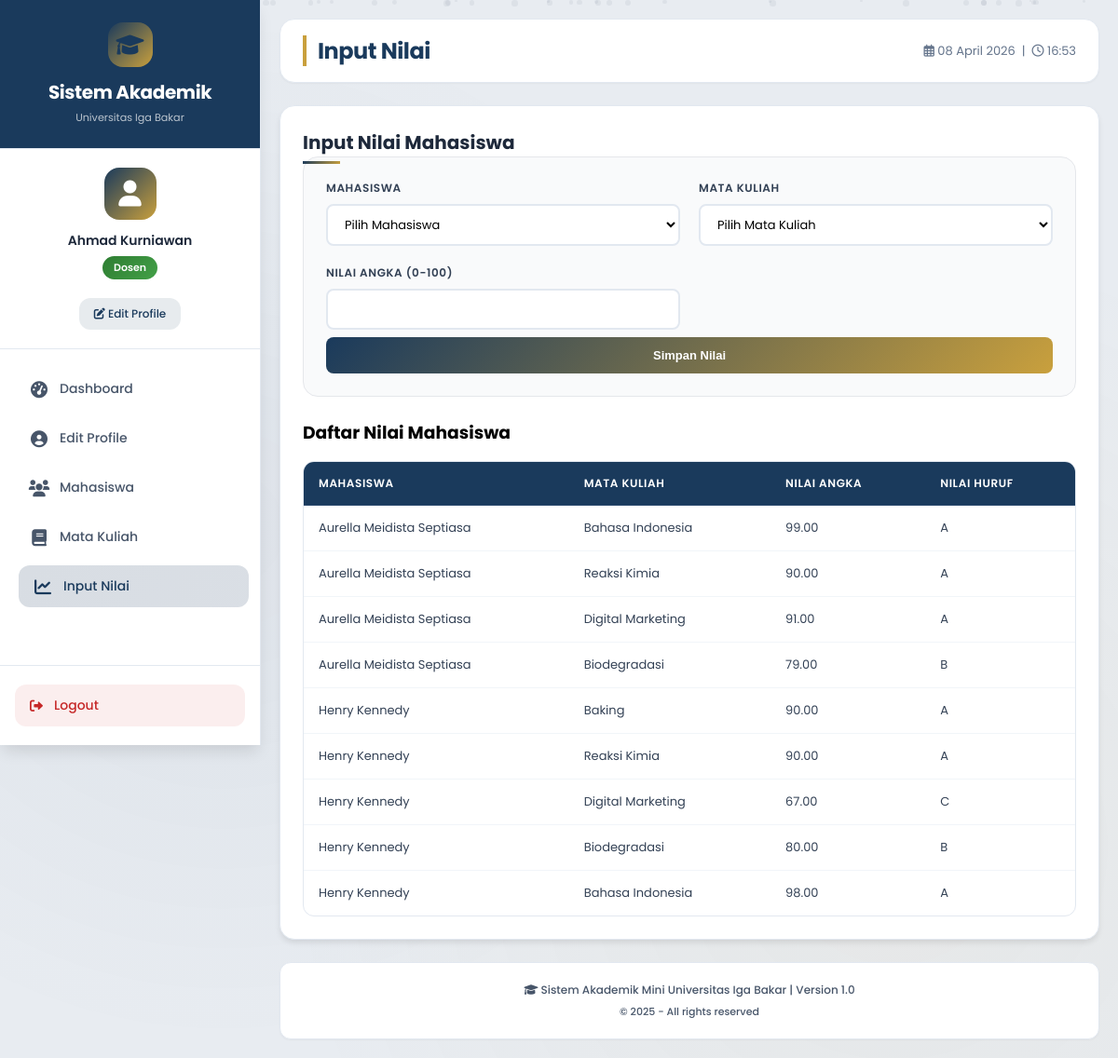
The app's page /index.php?page=nilai (signed in) with its own data.
### tables this page shows
CREATE TABLE `nilai` (
  `id` int NOT NULL,
  `mhs_id` int NOT NULL,
  `matkul_id` int NOT NULL,
  `nilai_angka` decimal(5,2) NOT NULL,
  `nilai_huruf` char(2) DEFAULT NULL
);

CREATE TABLE `mhs` (
  `id` int NOT NULL,
  `nim` varchar(20) NOT NULL,
  `nama` varchar(100) NOT NULL,
  `jurusan` varchar(50) NOT NULL,
  `angkatan` year NOT NULL
);

CREATE TABLE `matkul` (
  `id` int NOT NULL,
  `kode` varchar(10) NOT NULL,
  `nama` varchar(100) NOT NULL,
  `sks` int NOT NULL,
  `semester` int NOT NULL
);

### auth.php (called while the page is built, shortened)
<?php
function isAdmin() {
    return isset($_SESSION['role']) && $_SESSION['role'] == 'admin';
}
function isDosen() {
    return isset($_SESSION['role']) && $_SESSION['role'] == 'dosen';
}
?>

### index.php (the view, shortened to what this page needs)
<?php
require_once 'auth.php';
$database = new db();
$conn = $database->getconn();
$page = isset($_GET['page']) ? $_GET['page'] : 'home';
$edit_mhs = null;
?>
<!DOCTYPE html>
<html lang="id">
<head>
    <link rel="stylesheet" href="style.css">
    <link href="https://cdnjs.cloudflare.com/ajax/libs/font-awesome/6.0.0/css/all.min.css" rel="stylesheet">
</head>
<body>
<div class="particles" id="particles"></div>
<div class="dashboard-wrapper">
    <aside class="sidebar" id="sidebar">
        <div class="sidebar-header">
            <div class="logo">
                <div class="logo-icon" style="background: linear-gradient(135deg, #1a3a5c, #c9a03d);">
                    <i class="fas fa-graduation-cap"></i>
                </div>
                <h1>Sistem Akademik</h1>
                <p>Universitas Iga Bakar</p>
            </div>
        </div>
        <div class="user-profile">
            <div style="display: flex; justify-content: center;">
                <div class="profile-avatar-icon">
                    <i class="fas fa-user"></i>
                </div>
            </div>
            <div class="profile-name">
                <?= htmlspecialchars($_SESSION['nama'] ?? 'Pengguna') ?>
            </div>
            <div class="profile-role">
                <?php
                $role = $_SESSION['role'] ?? 'staff';
                echo '<span class="role-badge ' . $role . '">' . ucfirst($role) . '</span>';
                ?>
            </div>
            <a href="index.php?page=profile" style="display: inline-block; margin-top: 12px; padding: 8px 16px; background: rgba(26, 58, 92, 0.1); color: #1a3a5c; border-radius: 12px; text-decoration: none; font-size: 12px; font-weight: 500;">
                <i class="fas fa-edit"></i> Edit Profile
            </a>
        </div>
        <div class="nav-menu">
            <div class="nav-item">
                <a href="index.php" class="nav-link <?= $page == 'home' ? 'active' : '' ?>">
                    <span class="nav-icon"><i class="fas fa-tachometer-alt"></i></span>
                    <span>Dashboard</span>
                </a>
            </div>
            <div class="nav-item">
                <a href="index.php?page=profile" class="nav-link <?= $page == 'profile' ? 'active' : '' ?>">
                    <span class="nav-icon"><i class="fas fa-user-circle"></i></span>
                    <span>Edit Profile</span>
                </a>
            </div>
            <?php if (isAdmin() || isDosen()): ?>
            <div class="nav-item">
                <a href="index.php?page=mhs" class="nav-link <?= $page == 'mhs' ? 'active' : '' ?>">
                    <span class="nav-icon"><i class="fas fa-users"></i></span>
                    <span>Mahasiswa</span>
                </a>
            </div>
            <div class="nav-item">
                <a href="index.php?page=matkul" class="nav-link <?= $page == 'matkul' ? 'active' : '' ?>">
                    <span class="nav-icon"><i class="fas fa-book"></i></span>
                    <span>Mata Kuliah</span>
                </a>
            </div>
            <div class="nav-item">
                <a href="index.php?page=nilai" class="nav-link <?= $page == 'nilai' ? 'active' : '' ?>">
                    <span class="nav-icon"><i class="fas fa-chart-line"></i></span>
                    <span>Input Nilai</span>
                </a>
            </div>
            <?php endif; ?>
        </div>
        <div class="sidebar-footer">
            <a href="logout.php" class="btn-logout-sidebar">
                <i class="fas fa-sign-out-alt"></i>
                <span>Logout</span>
            </a>
        </div>
    </aside>
    <main class="main-content">
        <div class="top-bar">
            <h2 class="page-title">
                <span>
                    <?php
                    if ($page == 'mhs') echo 'Mahasiswa';
                    elseif ($page == 'matkul') echo 'Mata Kuliah';
                    elseif ($page == 'nilai') echo 'Input Nilai';
                    elseif ($page == 'profile') echo 'Edit Profile';
                    elseif ($page == 'berita') echo 'Kelola Berita';
                    elseif ($page == 'tambah_mhs') echo 'Tambah Mahasiswa';
                    elseif ($page == 'edit_mhs') echo 'Edit Mahasiswa';
                    elseif ($page == 'tambah_matkul') echo 'Tambah Mata Kuliah';
                    elseif ($page == 'edit_matkul') echo 'Edit Mata Kuliah';
                    else echo 'Dashboard';
                    ?>
                </span>
            </h2>
            <div class="date-time">
                <i class="far fa-calendar-alt"></i> <?= date('d F Y') ?> &nbsp;|&nbsp;
                <i class="far fa-clock"></i> <?= date('H:i') ?>
            </div>
        </div>
        <div class="content-container">
            <?php if ($page == 'tambah_mhs' && (isAdmin() || isDosen())): ?>
                <div class="form-card">
                    <h3><i class="fas fa-plus" style="color: #c9a03d;"></i> Tambah Mahasiswa Baru</h3>
                    <form method="POST" action="index.php?page=tambah_mhs">
                        <div class="form-grid">
                            <div class="form-group">
                                <label class="form-label">NIM</label>
                                <input type="text" name="nim" class="form-input" required>
                            </div>
                            <div class="form-group">
                                <label class="form-label">Nama Lengkap</label>
                                <input type="text" name="nama" class="form-input" required>
                            </div>
                            <div class="form-group">
                                <label class="form-label">Jurusan</label>
                                <input type="text" name="jurusan" class="form-input" required>
                            </div>
                            <div class="form-group">
                                <label class="form-label">Angkatan</label>
                                <input type="number" name="angkatan" class="form-input" required>
                            </div>
                        </div>
                        <div class="form-buttons">
                            <button type="submit" name="tambah_mhs" class="btn-submit"><i class="fas fa-save"></i> Simpan</button>
                            <a href="index.php?page=mhs" class="btn-cancel"><i class="fas fa-times"></i> Batal</a>
                        </div>
                    </form>
                </div>
            <?php elseif ($page == 'nilai' && (isAdmin() || isDosen())): ?>
                <h3 class="section-title">Input Nilai Mahasiswa</h3>
                <div class="form-card">
                    <form method="POST" action="index.php?page=nilai">
                        <div class="form-grid">
                            <div class="form-group">
                                <label class="form-label">Mahasiswa</label>
                                <select name="mhs_id" class="form-select" required>
                                    <option value="">Pilih Mahasiswa</option>
                                </select>
                            </div>
                            <div class="form-group">
                                <label class="form-label">Mata Kuliah</label>
                                <select name="matkul_id" class="form-select" required>
                                    <option value="">Pilih Mata Kuliah</option>
                                </select>
                            </div>
                            <div class="form-group">
                                <label class="form-label">Nilai Angka (0-100)</label>
                                <input type="number" step="any" name="nilai_angka" min="0" max="100" class="form-input" required>
                            </div>
                        </div>
                        <button type="submit" name="simpannilai" class="btn-submit">Simpan Nilai</button>
                    </form>
                </div>
                <h3>Daftar Nilai Mahasiswa</h3>
                <?php
                $nilaijoin = $conn->query("SELECT m.nama AS mhs, mk.nama AS matkul, n.nilai_angka, n.nilai_huruf FROM nilai n JOIN mhs m ON n.mhs_id = m.id JOIN matkul mk ON n.matkul_id = mk.id ORDER BY m.nama");
                if ($nilaijoin && $nilaijoin->num_rows > 0):
                ?>
                <div class="table-container">
                    <table class="data-table">
                        <thead><tr><th>Mahasiswa</th><th>Mata Kuliah</th><th>Nilai Angka</th><th>Nilai Huruf</th></tr></thead>
                        <tbody>
                            <?php while ($row = $nilaijoin->fetch_assoc()): ?>
                            <tr><td><?= htmlspecialchars($row['mhs'] ?? '') ?></td><td><?= htmlspecialchars($row['matkul'] ?? '') ?></td><td><?= $row['nilai_angka'] ?? '' ?></td><td><?= $row['nilai_huruf'] ?? '' ?></td></tr>
                            <?php endwhile; ?>
                        </tbody>
                    </table>
                </div>
                <?php else: ?>
                <div class="alert alert-info">Belum ada nilai yang tersimpan.</div>
                <?php endif; ?>
            <?php endif; ?>
        </div>
        <div class="app-footer">
            <p><i class="fas fa-graduation-cap"></i> Sistem Akademik Mini Universitas Iga Bakar | Version 1.0</p>
            <p style="font-size: 11px; margin-top: 6px;">&copy; 2025 - All rights reserved</p>
        </div>
    </main>
</div>
</body>
</html>

### index.php (style rules this page uses)
.profile-avatar-icon { width: 56px; height: 56px; background: linear-gradient(135deg, #1a3a5c, #c9a03d); border-radius: 16px; display: flex; align-items: center; justify-content: center; margin-bottom: 12px; }
.profile-avatar-icon i { font-size: 28px; color: white; }
.user-profile { text-align: center; padding: 0 16px 20px 16px; border-bottom: 1px solid var(--gray-200); margin-bottom: 20px; }
.profile-name { font-weight: 600; color: var(--gray-800); margin-bottom: 4px; font-size: 14px; }
.profile-role { margin-bottom: 8px; }
.form-card { background: #f9fafb; border-radius: 16px; padding: 24px; margin-bottom: 24px; border: 1px solid #e5e7eb; }
.btn-submit { background: linear-gradient(135deg, #1a3a5c, #c9a03d); color: white; }
.data-table thead { background: #1a3a5c; }
.data-table th { color: white; }
.section-title::after { background: linear-gradient(135deg, #1a3a5c, #c9a03d); }

### records on screen
nilai: mhs.nama "Aurella Meidista Septiasa", matkul.nama "Bahasa Indonesia", nilai_angka "99.00", nilai_huruf "A"
nilai: mhs.nama "Aurella Meidista Septiasa", matkul.nama "Reaksi Kimia", nilai_angka "90.00", nilai_huruf "A"
nilai: mhs.nama "Aurella Meidista Septiasa", matkul.nama "Digital Marketing", nilai_angka "91.00", nilai_huruf "A"
nilai: mhs.nama "Aurella Meidista Septiasa", matkul.nama "Biodegradasi", nilai_angka "79.00", nilai_huruf "B"
nilai: mhs.nama "Henry Kennedy", matkul.nama "Baking", nilai_angka "90.00", nilai_huruf "A"
nilai: mhs.nama "Henry Kennedy", matkul.nama "Reaksi Kimia", nilai_angka "90.00", nilai_huruf "A"
nilai: mhs.nama "Henry Kennedy", matkul.nama "Digital Marketing", nilai_angka "67.00", nilai_huruf "C"
nilai: mhs.nama "Henry Kennedy", matkul.nama "Biodegradasi", nilai_angka "80.00", nilai_huruf "B"
nilai: mhs.nama "Henry Kennedy", matkul.nama "Bahasa Indonesia", nilai_angka "98.00", nilai_huruf "A"

### other values on screen
$_SESSION['nama'] "Ahmad Kurniawan"
$role "Dosen"
